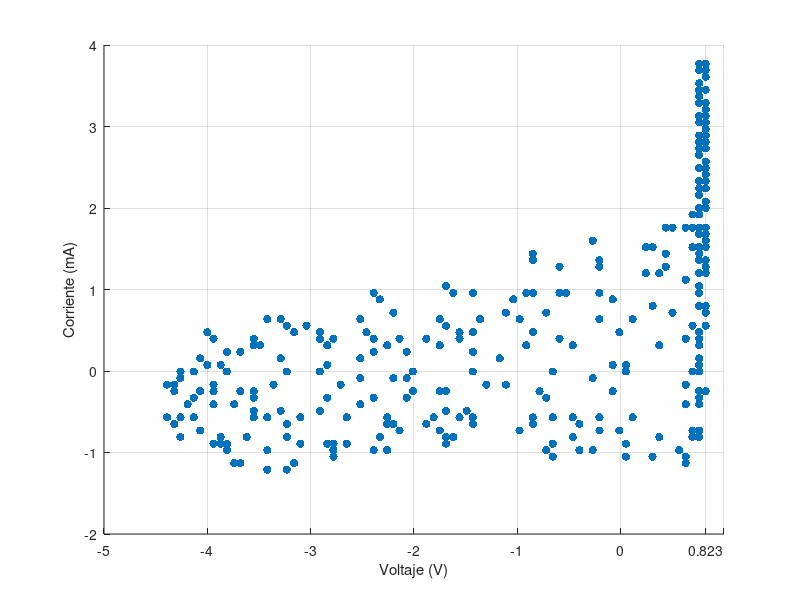

Write MATLAB code to recreate this figure.
x=[-4.39E+00
-4.32E+00
-4.26E+00
-4.26E+00
-4.07E+00
-3.94E+00
-3.81E+00
-3.74E+00
-3.68E+00
-3.81E+00
-3.87E+00
-4.13E+00
-4.19E+00
-4.32E+00
-4.39E+00
-4.32E+00
-4.32E+00
-4.07E+00
-3.87E+00
-3.42E+00
-3.42E+00
-3.23E+00
-3.16E+00
-3.62E+00
-3.94E+00
-4.13E+00
-4.26E+00
-4.26E+00
-4.26E+00
-4.13E+00
-3.94E+00
-3.74E+00
-3.55E+00
-3.23E+00
-3.10E+00
-3.10E+00
-3.23E+00
-3.42E+00
-3.55E+00
-3.68E+00
-3.94E+00
-4.00E+00
-4.00E+00
-4.07E+00
-3.81E+00
-3.87E+00
-3.55E+00
-3.29E+00
-2.78E+00
-2.78E+00
-2.78E+00
-2.84E+00
-3.10E+00
-3.36E+00
-3.81E+00
-3.94E+00
-4.00E+00
-4.00E+00
-3.68E+00
-3.55E+00
-2.91E+00
-2.65E+00
-2.39E+00
-2.26E+00
-2.33E+00
-2.65E+00
-2.84E+00
-3.23E+00
-3.49E+00
-3.49E+00
-3.55E+00
-3.55E+00
-3.29E+00
-2.91E+00
-2.84E+00
-2.52E+00
-2.26E+00
-2.26E+00
-2.14E+00
-2.20E+00
-2.39E+00
-2.71E+00
-2.84E+00
-3.16E+00
-3.42E+00
-3.29E+00
-3.23E+00
-2.84E+00
-2.52E+00
-1.88E+00
-1.69E+00
-1.69E+00
-1.62E+00
-1.75E+00
-1.81E+00
-2.01E+00
-2.52E+00
-2.91E+00
-3.04E+00
-2.91E+00
-2.78E+00
-2.26E+00
-2.20E+00
-2.07E+00
-1.69E+00
-1.43E+00
-1.43E+00
-1.43E+00
-1.56E+00
-1.49E+00
-1.69E+00
-2.07E+00
-2.39E+00
-2.46E+00
-2.52E+00
-2.39E+00
-2.07E+00
-2.01E+00
-1.75E+00
-9.78E-01
-6.56E-01
-7.21E-01
-6.56E-01
-8.49E-01
-1.30E+00
-1.88E+00
-2.20E+00
-2.33E+00
-2.39E+00
-2.14E+00
-1.75E+00
-1.43E+00
-8.49E-01
-4.63E-01
-3.99E-01
-2.70E-01
-4.63E-01
-6.56E-01
-1.11E+00
-1.43E+00
-1.56E+00
-1.75E+00
-1.69E+00
-1.56E+00
-1.43E+00
-1.17E+00
-6.56E-01
-3.99E-01
-2.06E-01
5.13E-02
3.09E-01
5.13E-02
-2.06E-01
-7.21E-01
-8.49E-01
-1.36E+00
-1.62E+00
-1.69E+00
-1.43E+00
-9.14E-01
-7.85E-01
-1.30E-02
5.66E-01
6.30E-01
6.30E-01
3.73E-01
-7.73E-02
-2.70E-01
-5.92E-01
-1.11E+00
-1.04E+00
-9.78E-01
-9.78E-01
-4.63E-01
-7.73E-02
1.16E-01
6.95E-01
7.59E-01
7.59E-01
7.59E-01
6.95E-01
6.30E-01
5.13E-02
-4.63E-01
-5.92E-01
-8.49E-01
-9.14E-01
-7.21E-01
-2.06E-01
5.13E-02
7.59E-01
7.59E-01
7.59E-01
8.23E-01
7.59E-01
7.59E-01
6.30E-01
-1.30E-02
-5.28E-01
-8.49E-01
-8.49E-01
-5.92E-01
-7.73E-02
3.73E-01
7.59E-01
6.95E-01
7.59E-01
7.59E-01
7.59E-01
7.59E-01
7.59E-01
7.59E-01
1.16E-01
-2.06E-01
-2.06E-01
-2.06E-01
3.09E-01
6.30E-01
7.59E-01
7.59E-01
7.59E-01
7.59E-01
7.59E-01
7.59E-01
7.59E-01
8.23E-01
6.95E-01
4.37E-01
-2.06E-01
-2.70E-01
2.44E-01
5.02E-01
8.23E-01
7.59E-01
7.59E-01
8.23E-01
7.59E-01
8.23E-01
7.59E-01
7.59E-01
7.59E-01
6.30E-01
3.73E-01
2.44E-01
3.09E-01
4.37E-01
7.59E-01
8.23E-01
7.59E-01
8.23E-01
7.59E-01
7.59E-01
8.23E-01
7.59E-01
8.23E-01
7.59E-01
7.59E-01
6.95E-01
4.37E-01
5.02E-01
6.30E-01
8.23E-01
7.59E-01
8.23E-01
8.23E-01
8.23E-01
8.23E-01
7.59E-01
8.23E-01
7.59E-01
7.59E-01
6.95E-01
7.59E-01
6.95E-01
7.59E-01
7.59E-01
8.23E-01
7.59E-01
8.23E-01
7.59E-01
7.59E-01
8.23E-01
7.59E-01
7.59E-01
7.59E-01
7.59E-01
8.23E-01
8.23E-01
7.59E-01
7.59E-01
7.59E-01
8.23E-01
8.23E-01
8.23E-01
8.23E-01
8.23E-01
7.59E-01
7.59E-01
8.23E-01
7.59E-01
7.59E-01
7.59E-01
7.59E-01
7.59E-01
7.59E-01
7.59E-01
7.59E-01
8.23E-01
8.23E-01
8.23E-01
8.23E-01
7.59E-01
8.23E-01
8.23E-01
7.59E-01
8.23E-01
7.59E-01
7.59E-01
8.23E-01
8.23E-01
8.23E-01
7.59E-01
8.23E-01
8.23E-01
8.23E-01
7.59E-01
7.59E-01
7.59E-01
8.23E-01
7.59E-01
7.59E-01
7.59E-01
8.23E-01
8.23E-01
7.59E-01
7.59E-01
7.59E-01
7.59E-01
8.23E-01
8.23E-01
8.23E-01
8.23E-01
8.23E-01
7.59E-01
8.23E-01
7.59E-01
8.23E-01
];
y=[-5.69E-01
-6.50E-01
-5.69E-01
-8.10E-01
-7.30E-01
-8.91E-01
-9.71E-01
-1.13E+00
-1.13E+00
-8.91E-01
-8.91E-01
-5.69E-01
-4.08E-01
-2.48E-01
-1.67E-01
-1.67E-01
-2.48E-01
-2.48E-01
-8.10E-01
-9.71E-01
-1.21E+00
-1.21E+00
-1.13E+00
-8.10E-01
-4.08E-01
-3.28E-01
-8.68E-02
-6.40E-03
-8.68E-02
-6.40E-03
-1.67E-01
-4.08E-01
-5.69E-01
-8.10E-01
-8.91E-01
-8.91E-01
-6.50E-01
-5.69E-01
-4.89E-01
-2.48E-01
-2.48E-01
7.40E-02
7.40E-02
1.54E-01
-6.40E-03
7.40E-02
-3.28E-01
-4.89E-01
-8.91E-01
-1.05E+00
-9.71E-01
-8.91E-01
-5.69E-01
-1.67E-01
2.35E-01
3.96E-01
4.76E-01
4.76E-01
2.35E-01
-2.48E-01
-4.89E-01
-8.91E-01
-9.71E-01
-9.71E-01
-8.10E-01
-5.69E-01
-3.28E-01
-6.40E-03
3.15E-01
3.15E-01
3.96E-01
3.15E-01
1.54E-01
-6.40E-03
-3.28E-01
-4.08E-01
-5.69E-01
-6.50E-01
-7.30E-01
-6.50E-01
-3.28E-01
-1.67E-01
3.15E-01
4.76E-01
6.37E-01
6.37E-01
5.56E-01
7.40E-02
-8.68E-02
-6.50E-01
-8.10E-01
-8.91E-01
-8.10E-01
-7.30E-01
-5.69E-01
-2.48E-01
1.54E-01
3.96E-01
5.56E-01
4.76E-01
3.96E-01
3.15E-01
-8.68E-02
-3.28E-01
-4.89E-01
-6.50E-01
-6.50E-01
-5.69E-01
-5.69E-01
-4.89E-01
-2.48E-01
-8.68E-02
2.35E-01
4.76E-01
6.37E-01
3.96E-01
2.35E-01
-6.40E-03
-2.48E-01
-7.30E-01
-1.05E+00
-9.71E-01
-8.91E-01
-6.50E-01
-1.67E-01
3.96E-01
7.17E-01
8.78E-01
9.58E-01
3.96E-01
3.15E-01
-6.40E-03
-5.69E-01
-5.69E-01
-9.71E-01
-9.71E-01
-8.10E-01
-5.69E-01
-1.67E-01
2.35E-01
3.96E-01
6.37E-01
5.56E-01
4.76E-01
4.76E-01
1.54E-01
-6.40E-03
-6.50E-01
-5.69E-01
-8.91E-01
-1.05E+00
-1.05E+00
-7.30E-01
-3.28E-01
4.76E-01
6.37E-01
9.58E-01
1.04E+00
9.58E-01
3.15E-01
-2.48E-01
-7.30E-01
-9.71E-01
-1.05E+00
-1.13E+00
-8.10E-01
-2.48E-01
-8.68E-02
3.96E-01
7.17E-01
8.78E-01
6.37E-01
6.37E-01
3.15E-01
7.40E-02
-5.69E-01
-8.10E-01
-8.10E-01
-7.30E-01
-7.30E-01
-7.30E-01
-4.08E-01
7.40E-02
3.15E-01
9.58E-01
9.58E-01
9.58E-01
7.17E-01
6.37E-01
-6.40E-03
-4.08E-01
-3.28E-01
-3.28E-01
-2.48E-01
-2.48E-01
-2.48E-01
-1.67E-01
4.76E-01
9.58E-01
1.44E+00
1.36E+00
1.28E+00
8.78E-01
3.15E-01
-6.40E-03
-6.40E-03
-6.40E-03
7.40E-02
1.54E-01
1.54E-01
7.40E-02
1.54E-01
6.37E-01
9.58E-01
1.28E+00
1.28E+00
7.98E-01
3.96E-01
3.15E-01
3.96E-01
3.15E-01
3.96E-01
3.96E-01
4.76E-01
4.76E-01
5.56E-01
5.56E-01
1.28E+00
1.36E+00
1.60E+00
1.20E+00
7.17E-01
7.17E-01
7.98E-01
7.98E-01
7.98E-01
7.98E-01
7.98E-01
7.98E-01
9.58E-01
1.04E+00
1.12E+00
1.20E+00
1.52E+00
1.52E+00
1.44E+00
1.20E+00
1.28E+00
1.20E+00
1.20E+00
1.20E+00
1.20E+00
1.28E+00
1.36E+00
1.36E+00
1.44E+00
1.44E+00
1.52E+00
1.76E+00
1.76E+00
1.76E+00
1.52E+00
1.52E+00
1.60E+00
1.60E+00
1.52E+00
1.68E+00
1.68E+00
1.76E+00
1.76E+00
1.76E+00
1.76E+00
1.92E+00
1.92E+00
1.92E+00
1.92E+00
2.00E+00
2.00E+00
2.00E+00
1.92E+00
2.00E+00
2.08E+00
2.16E+00
2.16E+00
2.16E+00
2.24E+00
2.24E+00
2.24E+00
2.33E+00
2.33E+00
2.33E+00
2.33E+00
2.33E+00
2.41E+00
2.49E+00
2.49E+00
2.49E+00
2.49E+00
2.57E+00
2.65E+00
2.65E+00
2.73E+00
2.65E+00
2.65E+00
2.73E+00
2.65E+00
2.81E+00
2.73E+00
2.81E+00
2.89E+00
2.81E+00
2.89E+00
2.97E+00
2.97E+00
2.89E+00
3.05E+00
3.05E+00
3.05E+00
3.05E+00
3.05E+00
3.13E+00
3.13E+00
3.21E+00
3.21E+00
3.21E+00
3.29E+00
3.29E+00
3.29E+00
3.29E+00
3.37E+00
3.37E+00
3.45E+00
3.45E+00
3.45E+00
3.45E+00
3.53E+00
3.53E+00
3.53E+00
3.61E+00
3.69E+00
3.61E+00
3.69E+00
3.61E+00
3.77E+00
3.69E+00
3.69E+00
3.77E+00
];
scatter(x,y,'filled')
grid on
xlabel('Voltaje (V)') 
ylabel('Corriente (mA)')

xticks([-5 -4 -3 -2 -1 0 0.823 1])
xticklabels({'-5','-4','-3','-2','-1','0','0.823',''})
yticks([-2 -1 0 1 2 3 4])